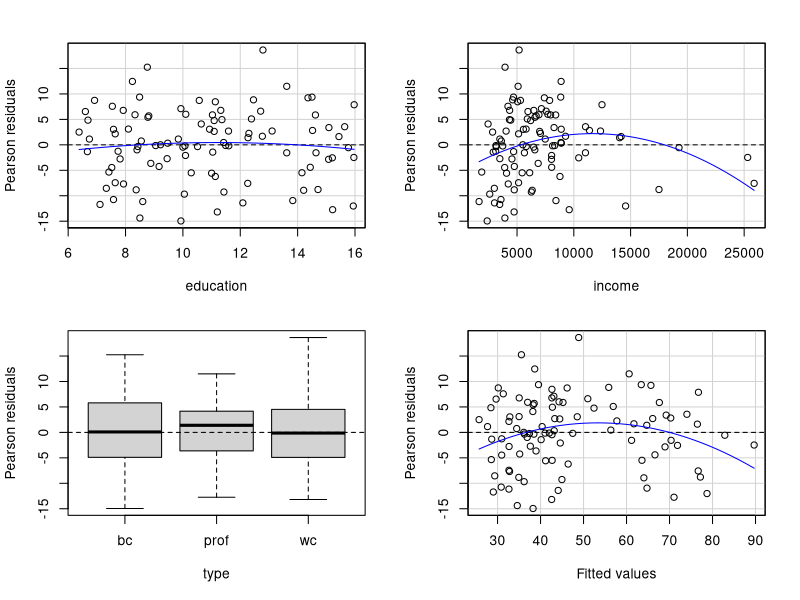
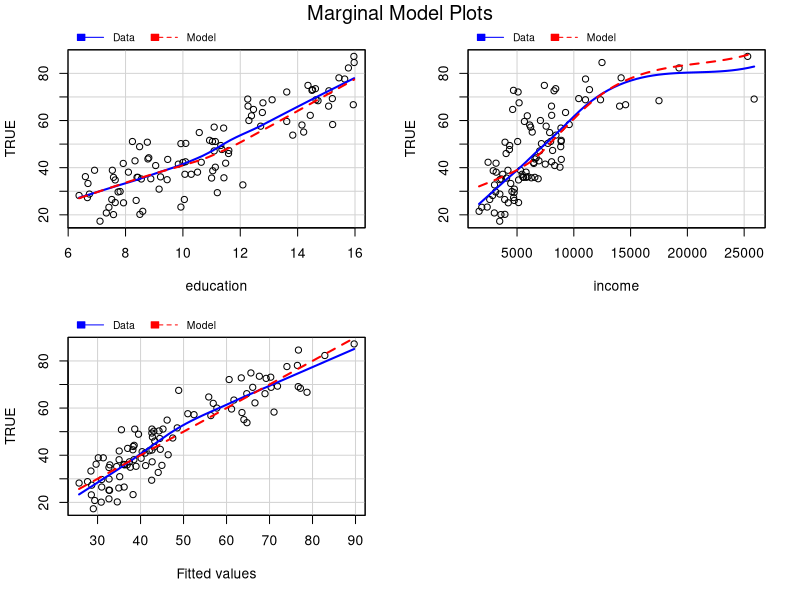
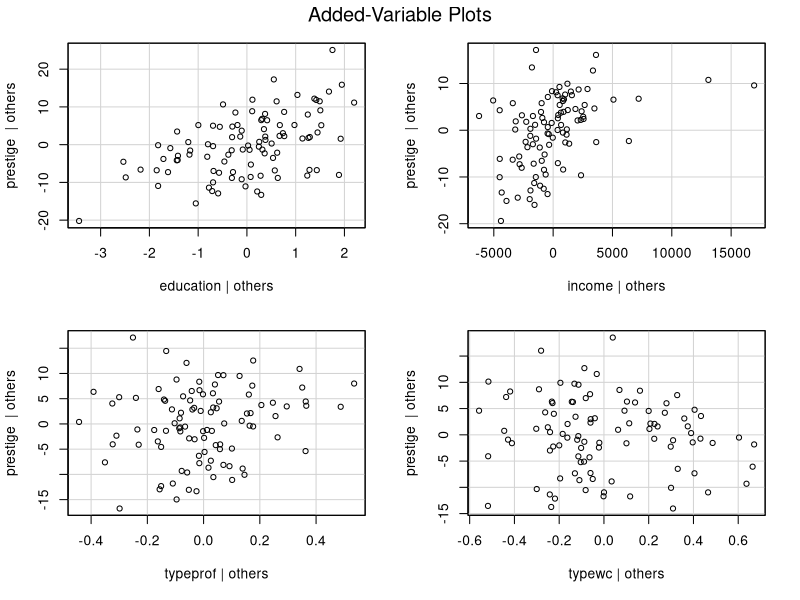
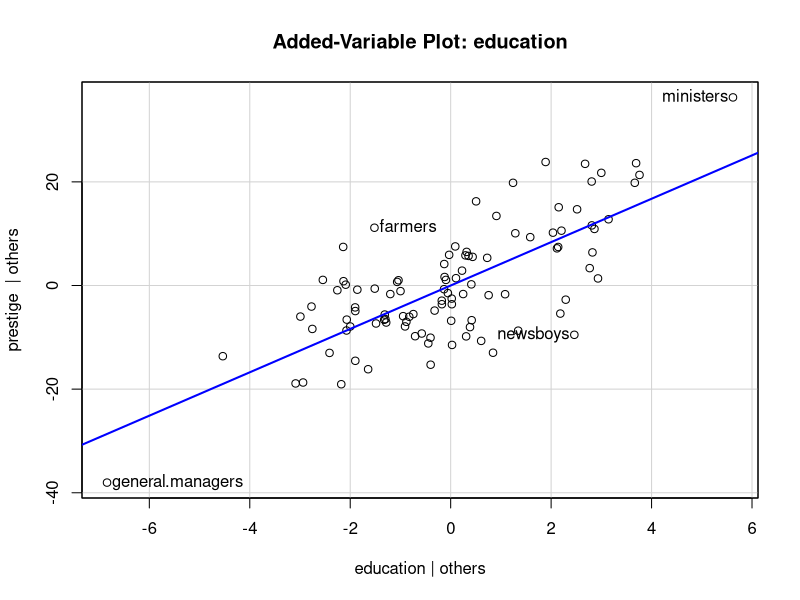
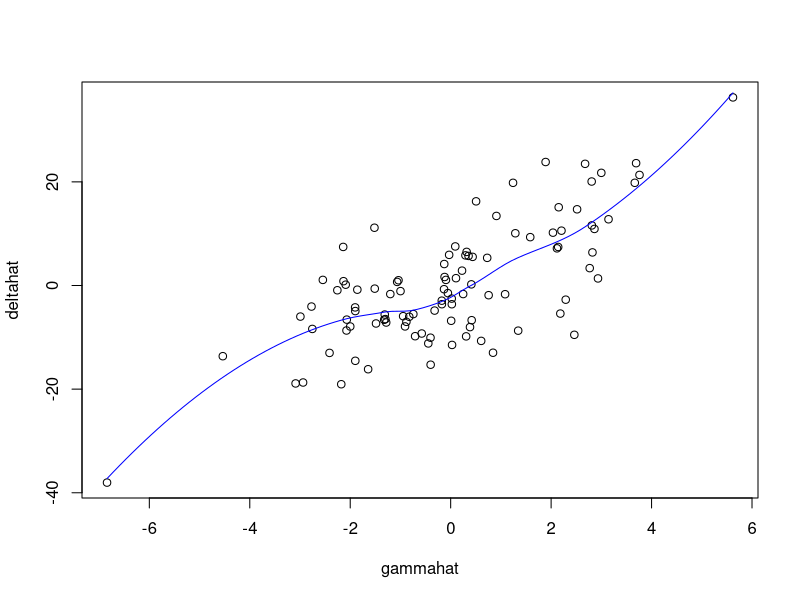
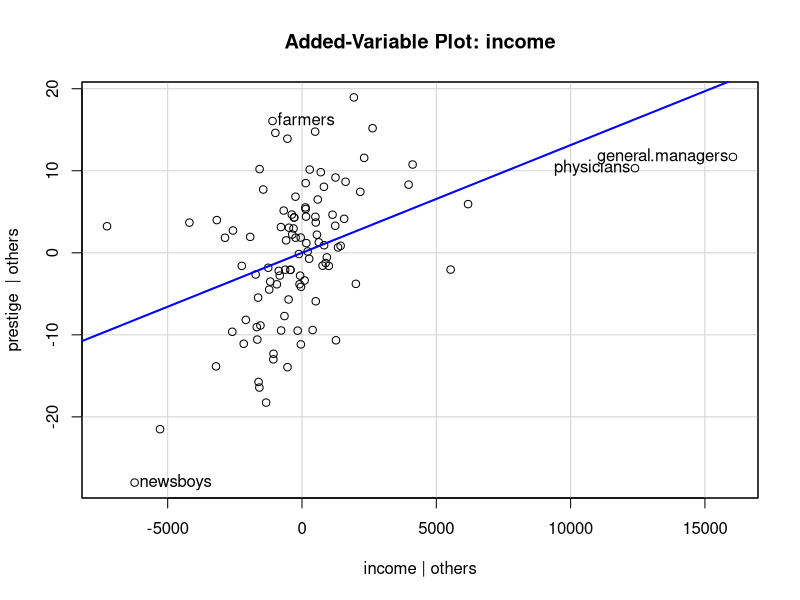
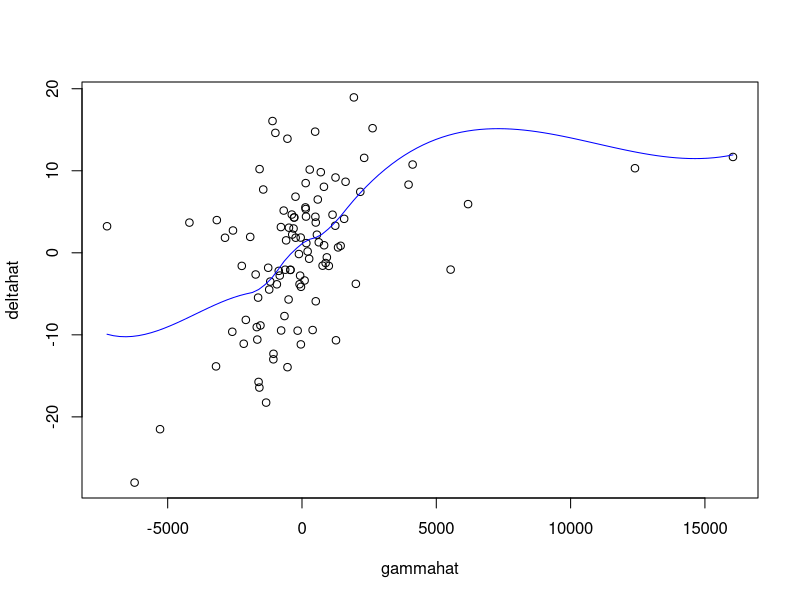
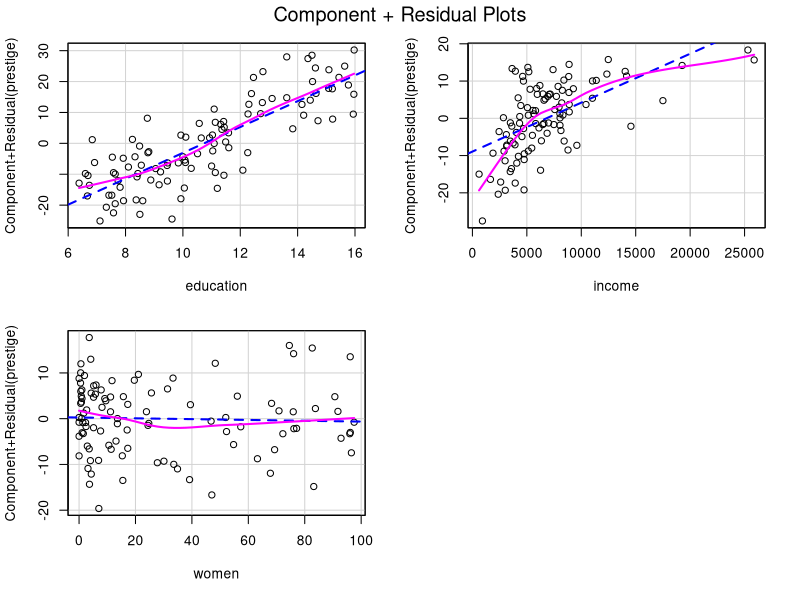

Recreate these plots in R, in order.
#options(width = 45) #nice Word formatting at 20pts
options(digits = 5, scipen = 2, show.signif.stars = FALSE)

library(car)

# load data
data(Prestige, package = "carData")

# fit model
lmod = lm(prestige ~ education + income + type,
          data = Prestige)

# examine residual plots
residualPlots(lmod)

# mimic lof test for income
lmod.lofi = lm(prestige ~ education + income +
                 I(income^2) + type, data = Prestige)
# test statistic and p-value for I(income^2) are
# -2.89 and 0.0049, as expected
summary(lmod.lofi)

# mimic tukey's test
yhatall = predict(lmod, newdata = Prestige)
lmod.tukeytest = lm(prestige ~ education + income +
                    type + I(yhatall^2), data = Prestige)
summary(lmod.tukeytest)

# examine marginal model plot
marginalModelPlots(lmod)

# examine added variable plots
avPlots(lmod, col.lines = NULL, id = FALSE)

# fit slightly different model
lmod = lm(prestige ~ education + income + women, data = Prestige)

# av plot for education alone
avPlot(lmod, "education")

# recreating the av plot for education manually
# regressing the response on all other regressors
deltahat = residuals(lm(prestige ~ income + women, data = Prestige))
# regressoing education on all other regressors
gammahat = residuals(lm(education ~ income + women, data = Prestige))
# plotting deltahat vs gammahat
plot(deltahat ~ gammahat)
# adding a loess smoother to the added variable plot
# fit a loess smooth
loess_fit <- loess(deltahat ~ gammahat)
# create a sequence of x-values to make predictions
x_values <- seq(min(gammahat), max(gammahat), len = 100)
# predict the response for the sequence of x-values
y_values <- predict(loess_fit, newdata = data.frame(gammahat = x_values))
# connect the points together
lines(x_values, y_values, col = "blue")

# do something similar for the income variable
avPlot(lmod, "income")
deltahat = residuals(lm(prestige ~ education + women, data = Prestige))
gammahat = residuals(lm(income ~ education + women, data = Prestige))
plot(deltahat ~ gammahat)
loess_fit <- loess(deltahat ~ gammahat)
x_values <- seq(min(gammahat), max(gammahat), len = 100)
y_values <- predict(loess_fit, newdata = data.frame(gammahat = x_values))
lines(x_values, y_values, col = "blue")

# examine component plus residual plots
crPlots(lmod)

lmod2 = lm(prestige ~ education + sqrt(income) + women, data = Prestige)
crPlots(lmod2)

lmod3 = lm(prestige ~ education + log(income) + women, data = Prestige)
crPlots(lmod3)

lmod4 = lm(prestige ~ education + log(income) +
             poly(women, 2), data = Prestige)
crPlots(lmod4)

# examine ceres plots
ceresPlots(lmod)

## Appendix

# generate random x-values
x = rnorm(50)
# generate polynomials of degree 5
xp = sapply(1:5, function(p) x^p)
# highly correlated
round(cor(xp), 3)
# center each polynomial
xpc = scale(xp, scale = FALSE)
# find the Q matrix of the QR decomposition
# of xpc
xpoly = qr.Q(qr(xpc))
# correlation between xpoly and the values
# generated by the poly function
round(cor(xpoly, poly(x, 5)), 3)

# the logistic function
x = seq(0.01, 0.99, len = 100)
plot(x, logit(x), type = "l", xlab = "probability")
